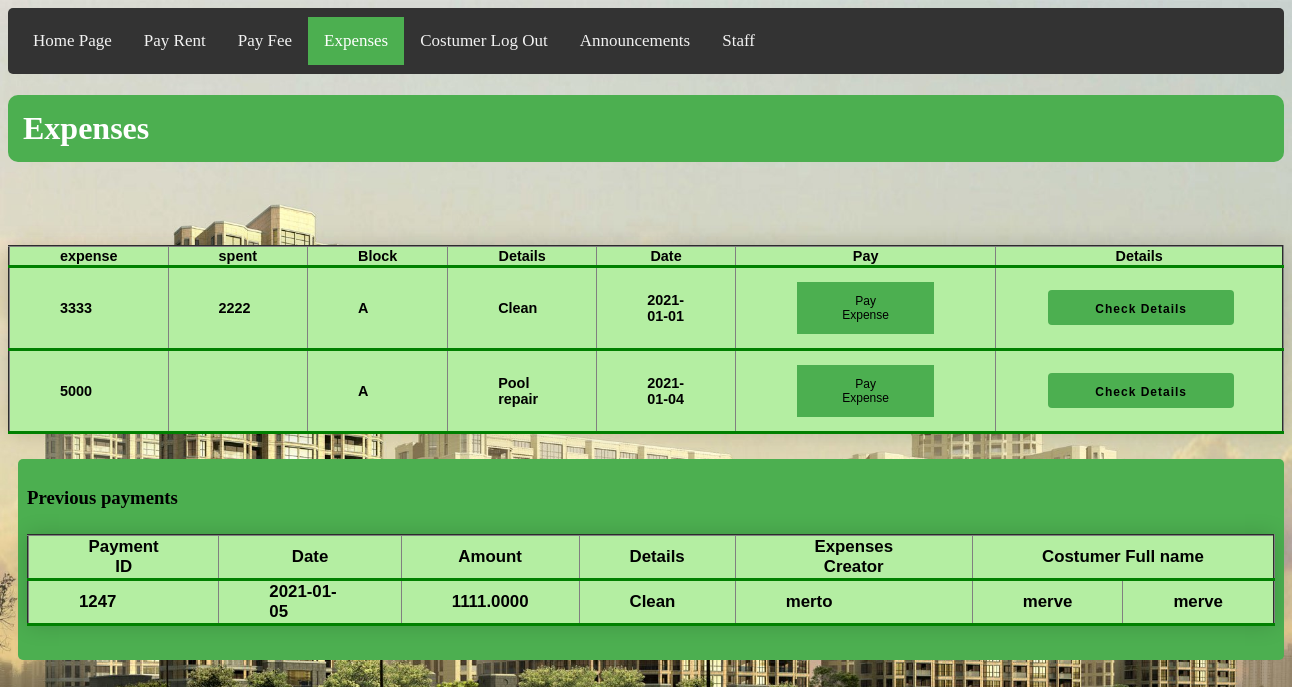
Page /Customer/expenses.php (signed in) on the committed database.
### tables this page shows
CREATE TABLE `expenses` (
  `id` int(11) NOT NULL,
  `expense` varchar(25) NOT NULL,
  `spent` varchar(25) NOT NULL,
  `Block` varchar(25) NOT NULL,
  `Details` varchar(500) NOT NULL,
  `date` varchar(25) NOT NULL,
  `user_name` varchar(25) NOT NULL
);

CREATE TABLE `transactionexpenses` (
  `id` int(11) NOT NULL,
  `customer_id` varchar(25) NOT NULL,
  `expid` varchar(25) NOT NULL,
  `date` varchar(25) NOT NULL,
  `amount` varchar(25) NOT NULL,
  `details` varchar(25) NOT NULL,
  `name` varchar(25) NOT NULL,
  `surname` varchar(25) NOT NULL,
  `Block` varchar(25) NOT NULL,
  `user_name` varchar(25) NOT NULL
);

### Customer/expenses.php (the view, shortened to what this page needs)
<?php
include '../db_conn.php';
?>
<!DOCTYPE html>
<html>
<head>
 <link rel="stylesheet" href="main.css">
 <link rel="stylesheet" href="customer.css">
 <div class="topnav">
    <a href="LoggedCustomer.php" >Home Page</a>
<a href="borc.php">Pay Rent</a>
<a href="fee.php" >Pay Fee</a>
<a href="expenses.php"class="active" >Expenses</a>
<a href="logoutCustomer.php">Costumer Log Out </a>
  <a href="Announcement.php" >Announcements </a>
   <a href="staff.php">Staff </a>
</div>
</head>
<body>
  <h1 style="color: #fff;background: #4CAF50;padding: 15px;border-radius: 10px">Expenses</h1><br><br>
   <table class="styled-table" border="2" cellspacing="7">
  <tr "active-row">
    <th>expense</th>
    <th>spent</th>
     <th> Block</th>
     <th>Details</th>
     <th> Date</th>
     <th>Pay</th>
     <th> Details</th>
  </tr>
    <?php
    $tid=$_SESSION['customer_id'];
$block=$_SESSION['Block'];
$query = "SELECT * FROM expenses where Block='$block'";
$data = mysqli_query($conn,$query);
$total=mysqli_num_rows($data);
   if($total>0)
   {
while($result = mysqli_fetch_assoc($data)){
echo "  <tbody><tr class='active-row'>
<td>".$result['expense']."</td>
<td>".$result['spent']."</td>
<td>".$result['Block']."</td>
<td>".$result['Details']."</td>
<td>".$result['date']."</td>
        <td><form action='paymentexpense.php?id=$result[id]' method='POST'>
        <div class='updatebutton'>
          <input type='hidden' name='tid' value='<?php echo  $tid;?>' />
          <button class='updatebutton' type='submit'>Pay Expense</button>
        </div></form></td>
        <td><a href='viewexpense.php?id=$result[id]' ><input type='submit' value='Check Details' id='updatebutton' ></a> </td>
</tr>";
}
}
else{
  echo "no records";
}
?>
</table>
<div  class="col-sm-3 box" style="background-color:#4CAF50; margin-left:10px;">
 <h3><b>Previous payments</b>
   <table class="styled-table" border="2" cellspacing="7">
    <tr class="active-row">
      <th>Payment ID</th>
      <th>Date</th>
      <th>Amount</th>
      <th>Details</th>
      <th>Expenses Creator</th>
      <th colspan="2">Costumer Full name</th>
    </tr>
  <tbody>
   <?php
   include '../db_conn.php';
     $tid=$_SESSION['customer_id'];
   $sql = "select * from transactionExpenses where customer_id=$tid ORDER BY date DESC";
   if ($result = $conn->query($sql)) {
    while ($row = $result->fetch_assoc()) {
      ?>
      <tr>
        <td><?php echo $row['id']?></td>
        <td><?php echo $row['date']?></td>
        <td><?php echo $row['amount']?></td>
        <td><?php echo $row['details']?></td>
        <td><?php echo $row['user_name']?></td>
        <td><?php echo $row['name']?></td>
        <td><?php echo $row['surname']?></td>
      </tr>
      <?php
    }
  }
  ?>
</table>
</body>
</html>

### Customer/main.css (style rules this page uses)
.topnav { background-color: #333; overflow: hidden; }
.topnav a { float: left; color: #f2f2f2; text-align: center; padding: 14px 16px; text-decoration: none; font-size: 17px; }
.topnav a.active { background-color: #4CAF50; color: white; }
table, th, td { background-color:#B4EEA2; }
input[type="submit"] { background: white ; border-color: transparent; width: 400px; color: black; font-size: 28px; font-weight: bold; letter-spacing: 1px; height: 35px; margin-top: 480px; margin-left: 560px; border-radius: 25px; }
button { border: none; color: black; padding: 12px 45px; text-align: center; text-decoration: none; display: inline-block; font-size: 12px; margin: 4px 2px; cursor: pointer; background-color: #4CAF50 }
.styled-table { border-collapse: collapse; margin: 25px 0; font-size: 0.9em; font-family: sans-serif; min-width: 400px; box-shadow: 0 0 20px rgba(0, 0, 0, 0.15); }
.styled-table th, .styled-table td { padding:1px 50px; }
.styled-table tbody tr { border-bottom: 1px solid #dddddd; }
.styled-table tbody tr:last-of-type { border-bottom: 3px solid green; }
.styled-table tbody tr.active-row { font-weight: bold; color: black; }

### Customer/customer.css (style rules this page uses)
body { background-image: url("homepage.jpg"); background-color: #cccccc; background-repeat: no-repeat; background-size: cover; }
input[type=submit] { width: 100%; background-color: #4CAF50; color: white; padding: 14px 20px; margin: 8px 0; border: none; border-radius: 4px; cursor: pointer; }
div { border-radius: 5px; padding: 9px; }
* { box-sizing: border-box; }

### Customer/expenses.php (style rules this page uses)
body { background-color: #cccccc; background-repeat: no-repeat; background-size: cover; }
#updatebutton { border: none; color: black; padding: 12px 45px; text-align: center; text-decoration: none; display: inline-block; font-size: 12px; margin: 4px 2px; cursor: pointer; background-color: #4CAF50 }

### rows in the picture
expenses: expense "3333", spent "2222", Block "A", Details "Clean", date "2021-01-01"
expenses: expense "5000", Block "A", Details "Pool repair", date "2021-01-04"
transactionexpenses: id "1247", date "2021-01-05", amount "1111.0000", details "Clean", user_name "merto", name "merve", surname "merve"
